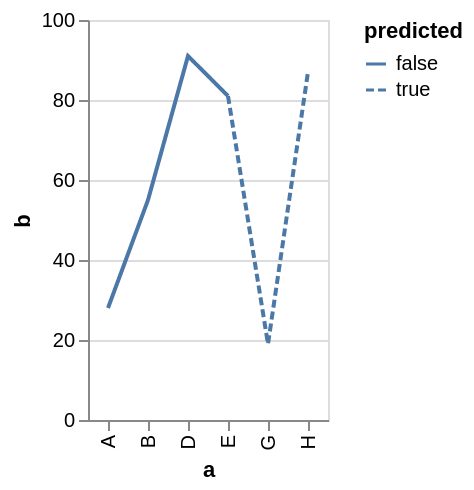

Write the Vega-Lite specification saved for this chart.
### Vega specification from a JSON file in a GitHub repository (floating-point values rounded to 4 significant figures)
{"$schema": "https://vega.github.io/schema/vega/v5.json", "description": "Line chart with a dashed part created by drawing multiple connecting lines. Note that the data source contains the data point at (E, 81) twice.", "background": "white", "padding": 5, "height": 200, "style": "cell", "data": [{"name": "source_0", "values": [{"a": "A", "b": 28, "predicted": false}, {"a": "B", "b": 55, "predicted": false}, {"a": "D", "b": 91, "predicted": false}, {"a": "E", "b": 81, "predicted": false}, {"a": "E", "b": 81, "predicted": true}, {"a": "G", "b": 19, "predicted": true}, {"a": "H", "b": 87, "predicted": true}]}], "signals": [{"name": "x_step", "value": 20}, {"name": "width", "update": "bandspace(domain('x').length, 1, 0.5) * x_step"}], "marks": [{"name": "pathgroup", "type": "group", "from": {"facet": {"name": "faceted_path_main", "data": "source_0", "groupby": ["predicted"]}}, "encode": {"update": {"width": {"field": {"group": "width"}}, "height": {"field": {"group": "height"}}}}, "marks": [{"name": "marks", "type": "line", "style": ["line"], "sort": {"field": "datum[\"a\"]"}, "from": {"data": "faceted_path_main"}, "encode": {"update": {"stroke": {"value": "#4c78a8"}, "strokeDash": {"scale": "strokeDash", "field": "predicted"}, "description": {"signal": "\"a: \" + (isValid(datum[\"a\"]) ? datum[\"a\"] : \"\"+datum[\"a\"]) + \"; b: \" + (format(datum[\"b\"], \"\")) + \"; predicted: \" + (isValid(datum[\"predicted\"]) ? datum[\"predicted\"] : \"\"+datum[\"predicted\"])"}, "x": {"scale": "x", "field": "a"}, "y": {"scale": "y", "field": "b"}, "defined": {"signal": "isValid(datum[\"b\"]) && isFinite(+datum[\"b\"])"}}}}]}], "scales": [{"name": "x", "type": "point", "domain": {"data": "source_0", "field": "a", "sort": true}, "range": {"step": {"signal": "x_step"}}, "padding": 0.5}, {"name": "y", "type": "linear", "domain": {"data": "source_0", "field": "b"}, "range": [{"signal": "height"}, 0], "nice": true, "zero": true}, {"name": "strokeDash", "type": "ordinal", "domain": {"data": "source_0", "field": "predicted", "sort": true}, "range": [[1, 0], [4, 2], [2, 1], [1, 1], [1, 2, 4, 2]]}], "axes": [{"scale": "y", "orient": "left", "gridScale": "x", "grid": true, "tickCount": {"signal": "ceil(height/40)"}, "domain": false, "labels": false, "aria": false, "maxExtent": 0, "minExtent": 0, "ticks": false, "zindex": 0}, {"scale": "x", "orient": "bottom", "grid": false, "title": "a", "labelAlign": "right", "labelAngle": 270, "labelBaseline": "middle", "zindex": 0}, {"scale": "y", "orient": "left", "grid": false, "title": "b", "labelOverlap": true, "tickCount": {"signal": "ceil(height/40)"}, "zindex": 0}], "legends": [{"strokeDash": "strokeDash", "symbolType": "stroke", "title": "predicted", "encode": {"symbols": {"update": {"stroke": {"value": "#4c78a8"}}}}}], "config": {"normalizedNumberFormat": ".2%"}}
